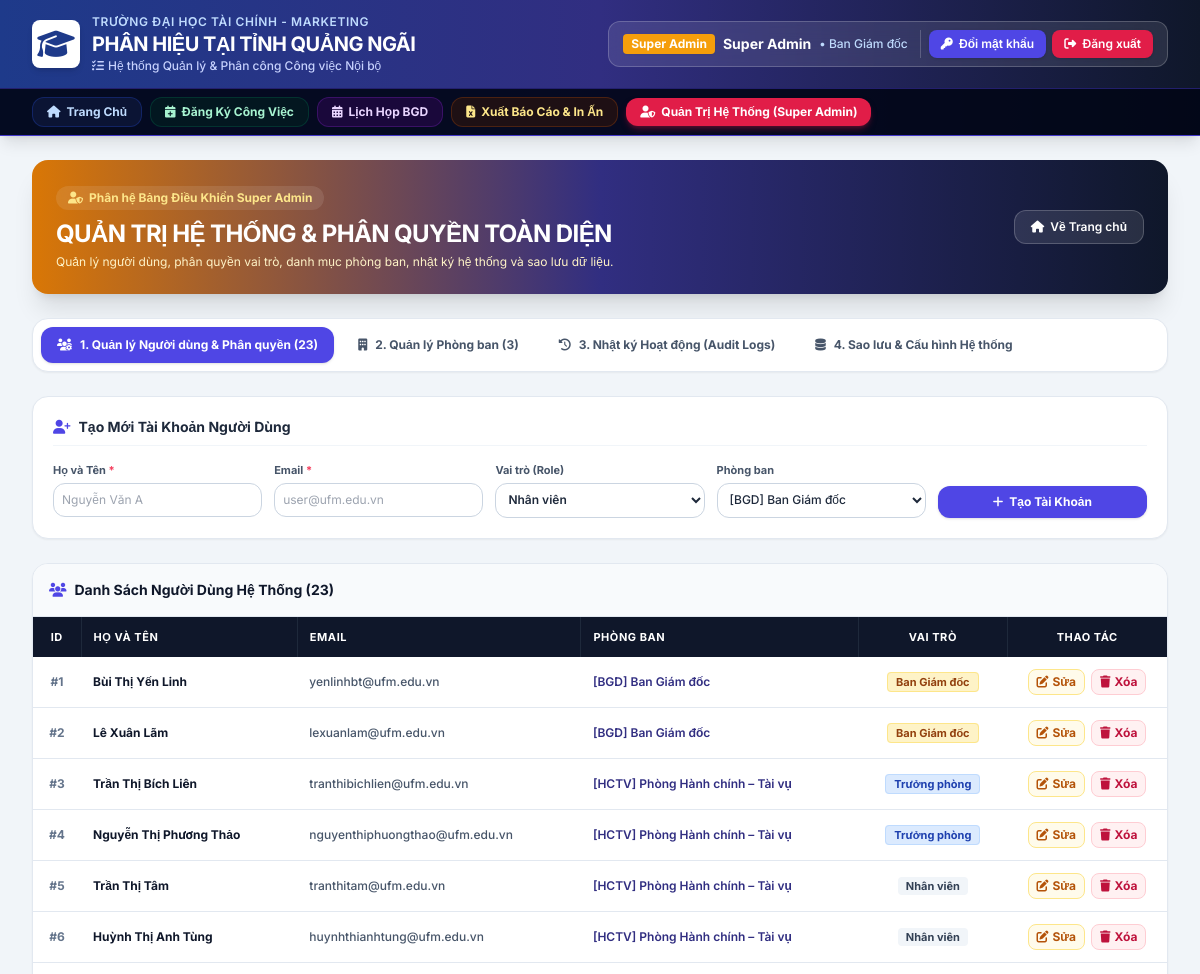
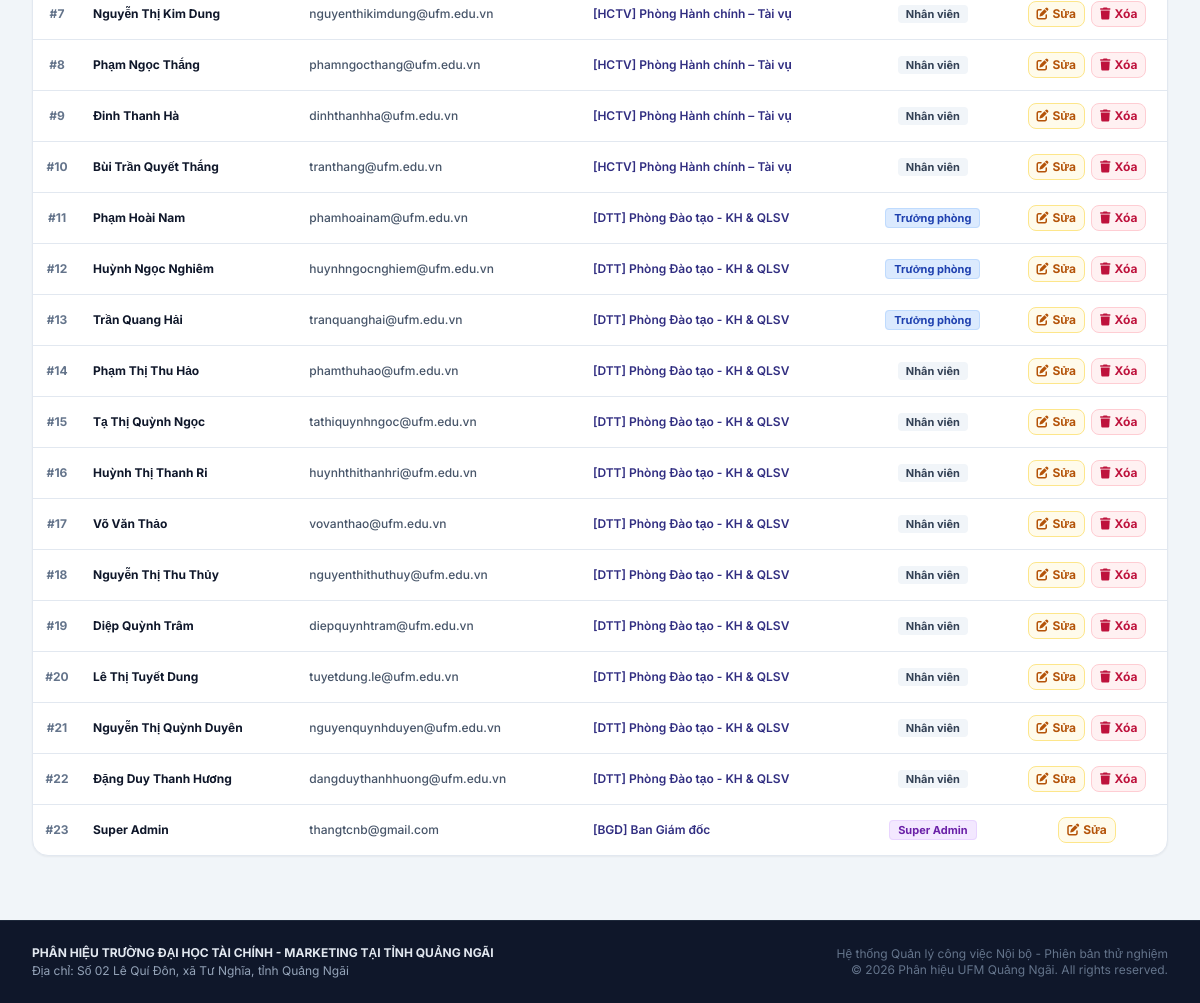
The page /admin.php (signed in) on the database its author committed (2 pictures, top to bottom).
### tables this page shows
CREATE TABLE IF NOT EXISTS `users` (
    `id` INT AUTO_INCREMENT PRIMARY KEY,
    `fullname` VARCHAR(255) NOT NULL,
    `email` VARCHAR(255) NOT NULL UNIQUE,
    `password` VARCHAR(255) NOT NULL,
    `role` ENUM('BGD', 'TRUONG_PHONG', 'NHAN_VIEN', 'HO_TRO', 'SUPER_ADMIN') NOT NULL DEFAULT 'NHAN_VIEN',
    `department_id` INT NOT NULL,
    FOREIGN KEY (`department_id`) REFERENCES `departments`(`id`) ON DELETE CASCADE
);

CREATE TABLE IF NOT EXISTS `departments` (
    `id` INT AUTO_INCREMENT PRIMARY KEY,
    `code` VARCHAR(20) NOT NULL UNIQUE,
    `name` VARCHAR(255) NOT NULL,
    `color_theme` VARCHAR(50) DEFAULT 'blue',
    `icon` VARCHAR(50) DEFAULT 'fa-building'
);

### admin.php (the view, shortened to what the rows shown need)
<?php
require_once __DIR__ . '/includes/header.php';
$tab = $_GET['tab'] ?? 'users';
$allUsers = $pdo->query("SELECT u.*, d.name AS department_name, d.code AS department_code FROM users u JOIN departments d ON u.department_id = d.id ORDER BY u.id ASC")->fetchAll();
?>
<div class="w-full">
    <div class="bg-gradient-to-r from-amber-600 via-indigo-900 to-slate-900 rounded-2xl p-6 text-white shadow-xl mb-6 flex flex-col md:flex-row md:items-center justify-between gap-4">
        <div>
            <h2 class="text-xl md:text-2xl font-bold tracking-tight">QUẢN TRỊ HỆ THỐNG & PHÂN QUYỀN TOÀN DIỆN</h2>
        </div>
    </div>
    <?php if ($tab === 'users'): ?>
        <div class="space-y-6">
            <div class="bg-white rounded-2xl shadow-sm border border-slate-200 overflow-hidden">
                <div class="overflow-x-auto">
                    <table class="w-full text-left text-xs border-collapse">
                        <thead>
                            <tr class="bg-slate-900 text-white font-bold uppercase tracking-wider text-[11px]">
                                <th class="p-3 text-center border-r border-slate-800 w-12">ID</th>
                                <th class="p-3 border-r border-slate-800">Họ và Tên</th>
                                <th class="p-3 border-r border-slate-800">Email</th>
                                <th class="p-3 border-r border-slate-800">Phòng ban</th>
                                <th class="p-3 border-r border-slate-800 text-center">Vai trò</th>
                                <th class="p-3 text-center w-40">Thao tác</th>
                            </tr>
                        </thead>
                        <tbody class="divide-y divide-slate-200">
                            <?php foreach ($allUsers as $u): ?>
                                <tr class="hover:bg-slate-50 transition">
                                    <td class="p-3 text-center font-bold text-slate-500">#<?= $u['id'] ?></td>
                                    <td class="p-3 font-bold text-slate-900"><?= htmlspecialchars($u['fullname']) ?></td>
                                    <td class="p-3 text-slate-600 font-medium"><?= htmlspecialchars($u['email']) ?></td>
                                    <td class="p-3 font-semibold text-indigo-900">[<?= htmlspecialchars($u['department_code']) ?>] <?= htmlspecialchars($u['department_name']) ?></td>
                                    <td class="p-3 text-center">
                                        <?php if ($u['role'] === 'SUPER_ADMIN'): ?>
                                            <span class="px-2 py-0.5 rounded text-[11px] font-bold bg-purple-100 text-purple-800 border border-purple-200">Super Admin</span>
                                        <?php elseif ($u['role'] === 'BGD'): ?>
                                            <span class="px-2 py-0.5 rounded text-[11px] font-bold bg-amber-100 text-amber-800 border border-amber-200">Ban Giám đốc</span>
                                        <?php elseif ($u['role'] === 'TRUONG_PHONG'): ?>
                                            <span class="px-2 py-0.5 rounded text-[11px] font-bold bg-blue-100 text-blue-800 border border-blue-200">Trưởng phòng</span>
                                        <?php elseif ($u['role'] === 'HO_TRO'): ?>
                                            <span class="px-2 py-0.5 rounded text-[11px] font-bold bg-teal-100 text-teal-800 border border-teal-200">Hỗ trợ</span>
                                        <?php else: ?>
                                            <span class="px-2 py-0.5 rounded text-[11px] font-bold bg-slate-100 text-slate-700">Nhân viên</span>
                                        <?php endif; ?>
                                    </td>
                                    <td class="p-3 text-center">
                                        <div class="flex items-center justify-center gap-1.5">
                                            <button onclick='openEditUserModal(<?= json_encode($u) ?>)' class="px-2 py-1 bg-amber-50 hover:bg-amber-600 text-amber-700 hover:text-white border border-amber-200 rounded-lg font-bold transition flex items-center gap-1">
                                                <i class="fa-solid fa-pen-to-square"></i>
                                                <span>Sửa</span>
                                            </button>
                                            <?php if ($u['id'] !== $currentUser['id']): ?>
                                                <form method="POST" action="admin.php?tab=users" onsubmit="return confirm('Bạn có chắc chắn muốn xóa tài khoản này không?');">
                                                    <button type="submit" class="px-2 py-1 bg-rose-50 hover:bg-rose-600 text-rose-700 hover:text-white border border-rose-200 rounded-lg font-bold transition flex items-center gap-1">
                                                        <i class="fa-solid fa-trash"></i>
                                                        <span>Xóa</span>
                                                    </button>
                                                </form>
                                            <?php endif; ?>
                                        </div>
                                    </td>
                                </tr>
                            <?php endforeach; ?>
                        </tbody>
                    </table>
                </div>
            </div>
        </div>
    <?php endif; ?>
</div>
<?php require_once __DIR__ . '/includes/footer.php'; ?>

### includes/header.php (shortened to what the rows shown need)
<?php
require_once __DIR__ . '/auth.php';
require_once __DIR__ . '/functions.php';
$currentUser = getCurrentUser($pdo);
$roleLabel = $currentUser['role'];
if ($roleLabel === 'TRUONG_PHONG') {
    $roleLabel = 'Trưởng phòng';
} elseif ($roleLabel === 'NHAN_VIEN') {
    $roleLabel = 'Nhân viên';
} elseif ($roleLabel === 'HO_TRO') {
    $roleLabel = 'Hỗ trợ';
} elseif ($roleLabel === 'BGD') {
    $roleLabel = 'Ban Giám đốc';
} elseif ($roleLabel === 'SUPER_ADMIN') {
    $roleLabel = 'Super Admin';
}
?>
<!DOCTYPE html>
<html lang="vi">
<head>
    <script src="https://cdn.tailwindcss.com"></script>
    <link rel="stylesheet" href="https://cdnjs.cloudflare.com/ajax/libs/font-awesome/6.5.1/css/all.min.css">
    <link rel="stylesheet" href="https://cdn.jsdelivr.net/npm/flatpickr/dist/flatpickr.min.css">
</head>
<body class="bg-slate-100 font-sans text-slate-800 flex flex-col min-h-screen">
<header class="bg-gradient-to-r from-blue-900 via-indigo-900 to-slate-900 text-white shadow-lg no-print border-b border-indigo-700">
    <div class="w-full px-4 sm:px-6 lg:px-8 py-3.5">
        <div class="flex flex-col md:flex-row md:items-center justify-between gap-4">
            <div class="flex items-center gap-3 bg-white/10 backdrop-blur-md px-3.5 py-2 rounded-xl border border-white/20">
                <div class="flex items-center gap-2 text-xs">
                    <span class="px-2 py-0.5 rounded text-xs font-bold bg-amber-500 text-white shadow-sm">
                        <?= htmlspecialchars($roleLabel) ?>
                    </span>
                    <span class="font-bold text-white text-sm">
                        <?= htmlspecialchars($currentUser['fullname']) ?>
                    </span>
                    <span class="text-blue-200 font-medium">
                        • <?= htmlspecialchars($currentUser['department_name']) ?>
                    </span>
                </div>
            </div>
        </div>
    </div>
</header>
<main class="flex-grow w-full px-4 sm:px-6 lg:px-8 py-6">

### rows shown on the page
users: role "Super Admin", fullname "Super Admin", department.name "Ban Giám đốc", id "23", email "thangtcnb@gmail.com", department.code "BGD"
users: id "1", fullname "Bùi Thị Yến Linh", email "yenlinhbt@ufm.edu.vn", department.code "BGD", department.name "Ban Giám đốc", role "Ban Giám đốc"
users: id "2", fullname "Lê Xuân Lãm", email "lexuanlam@ufm.edu.vn", department.code "BGD", department.name "Ban Giám đốc", role "Ban Giám đốc"
users: id "3", fullname "Trần Thị Bích Liên", email "tranthibichlien@ufm.edu.vn", department.code "HCTV", department.name "Phòng Hành chính – Tài vụ", role "Trưởng phòng"
users: id "4", fullname "Nguyễn Thị Phương Thảo", email "nguyenthiphuongthao@ufm.edu.vn", department.code "HCTV", department.name "Phòng Hành chính – Tài vụ", role "Trưởng phòng"
users: id "5", fullname "Trần Thị Tâm", email "tranthitam@ufm.edu.vn", department.code "HCTV", department.name "Phòng Hành chính – Tài vụ", role "Nhân viên"
users: id "6", fullname "Huỳnh Thị Anh Tùng", email "huynhthianhtung@ufm.edu.vn", department.code "HCTV", department.name "Phòng Hành chính – Tài vụ", role "Nhân viên"
users: id "7", fullname "Nguyễn Thị Kim Dung", email "nguyenthikimdung@ufm.edu.vn", department.code "HCTV", department.name "Phòng Hành chính – Tài vụ", role "Nhân viên"
users: id "8", fullname "Phạm Ngọc Thắng", email "phamngocthang@ufm.edu.vn", department.code "HCTV", department.name "Phòng Hành chính – Tài vụ", role "Nhân viên"
users: id "9", fullname "Đinh Thanh Hà", email "dinhthanhha@ufm.edu.vn", department.code "HCTV", department.name "Phòng Hành chính – Tài vụ", role "Nhân viên"
users: id "10", fullname "Bùi Trần Quyết Thắng", email "tranthang@ufm.edu.vn", department.code "HCTV", department.name "Phòng Hành chính – Tài vụ", role "Nhân viên"
users: id "11", fullname "Phạm Hoài Nam", email "phamhoainam@ufm.edu.vn", department.code "DTT", department.name "Phòng Đào tạo - KH & QLSV", role "Trưởng phòng"
users: id "12", fullname "Huỳnh Ngọc Nghiêm", email "huynhngocnghiem@ufm.edu.vn", department.code "DTT", department.name "Phòng Đào tạo - KH & QLSV", role "Trưởng phòng"
users: id "13", fullname "Trần Quang Hải", email "tranquanghai@ufm.edu.vn", department.code "DTT", department.name "Phòng Đào tạo - KH & QLSV", role "Trưởng phòng"
users: id "14", fullname "Phạm Thị Thu Hảo", email "phamthuhao@ufm.edu.vn", department.code "DTT", department.name "Phòng Đào tạo - KH & QLSV", role "Nhân viên"
users: id "15", fullname "Tạ Thị Quỳnh Ngọc", email "tathiquynhngoc@ufm.edu.vn", department.code "DTT", department.name "Phòng Đào tạo - KH & QLSV", role "Nhân viên"
users: id "16", fullname "Huỳnh Thị Thanh Ri", email "huynhthithanhri@ufm.edu.vn", department.code "DTT", department.name "Phòng Đào tạo - KH & QLSV", role "Nhân viên"
users: id "17", fullname "Võ Văn Thảo", email "vovanthao@ufm.edu.vn", department.code "DTT", department.name "Phòng Đào tạo - KH & QLSV", role "Nhân viên"
users: id "18", fullname "Nguyễn Thị Thu Thủy", email "nguyenthithuthuy@ufm.edu.vn", department.code "DTT", department.name "Phòng Đào tạo - KH & QLSV", role "Nhân viên"
users: id "19", fullname "Diệp Quỳnh Trâm", email "diepquynhtram@ufm.edu.vn", department.code "DTT", department.name "Phòng Đào tạo - KH & QLSV", role "Nhân viên"
users: id "20", fullname "Lê Thị Tuyết Dung", email "tuyetdung.le@ufm.edu.vn", department.code "DTT", department.name "Phòng Đào tạo - KH & QLSV", role "Nhân viên"
users: id "21", fullname "Nguyễn Thị Quỳnh Duyên", email "nguyenquynhduyen@ufm.edu.vn", department.code "DTT", department.name "Phòng Đào tạo - KH & QLSV", role "Nhân viên"
users: id "22", fullname "Đặng Duy Thanh Hương", email "dangduythanhhuong@ufm.edu.vn", department.code "DTT", department.name "Phòng Đào tạo - KH & QLSV", role "Nhân viên"

### other values the page prints
count($allUsers) "23"
count($allDepartments) "3"
